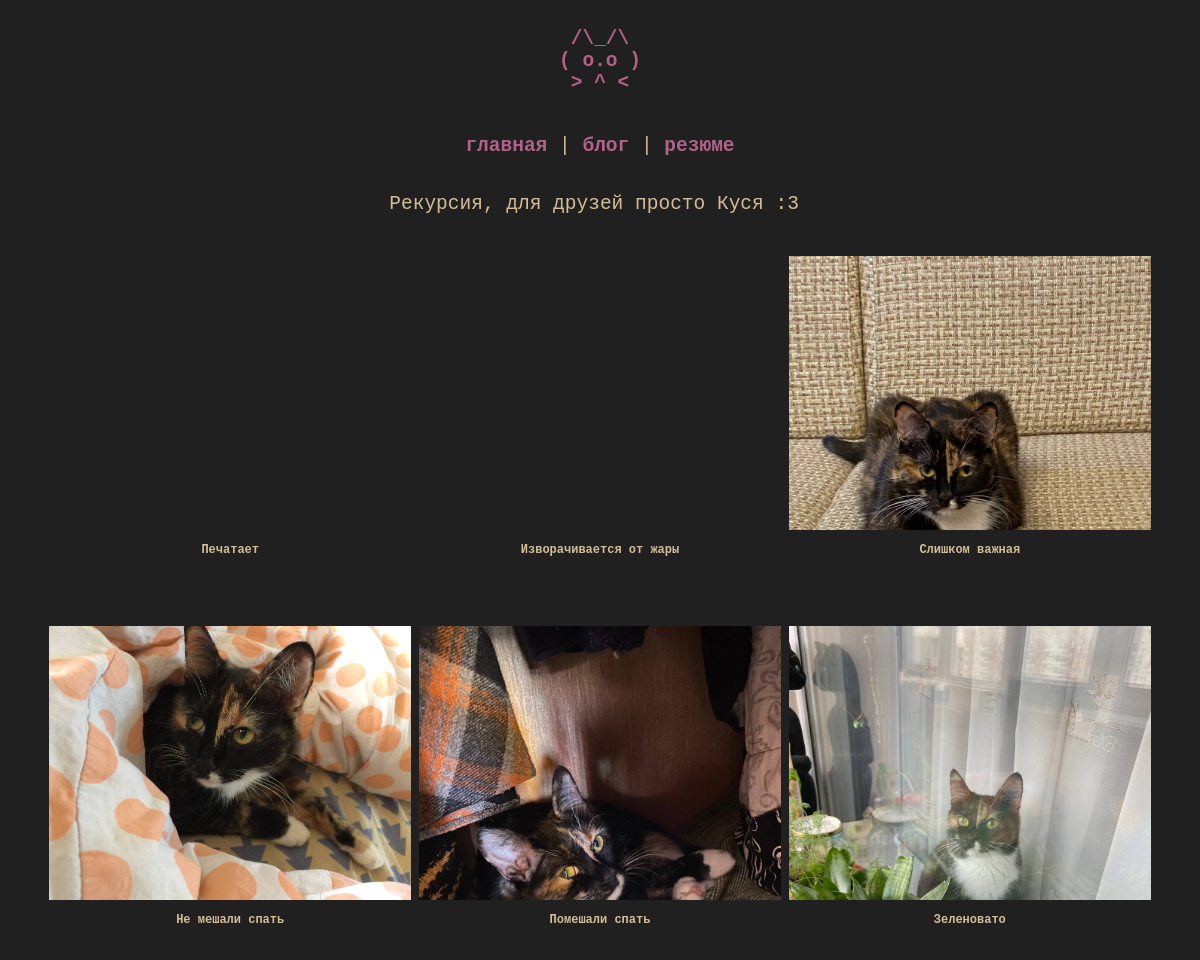
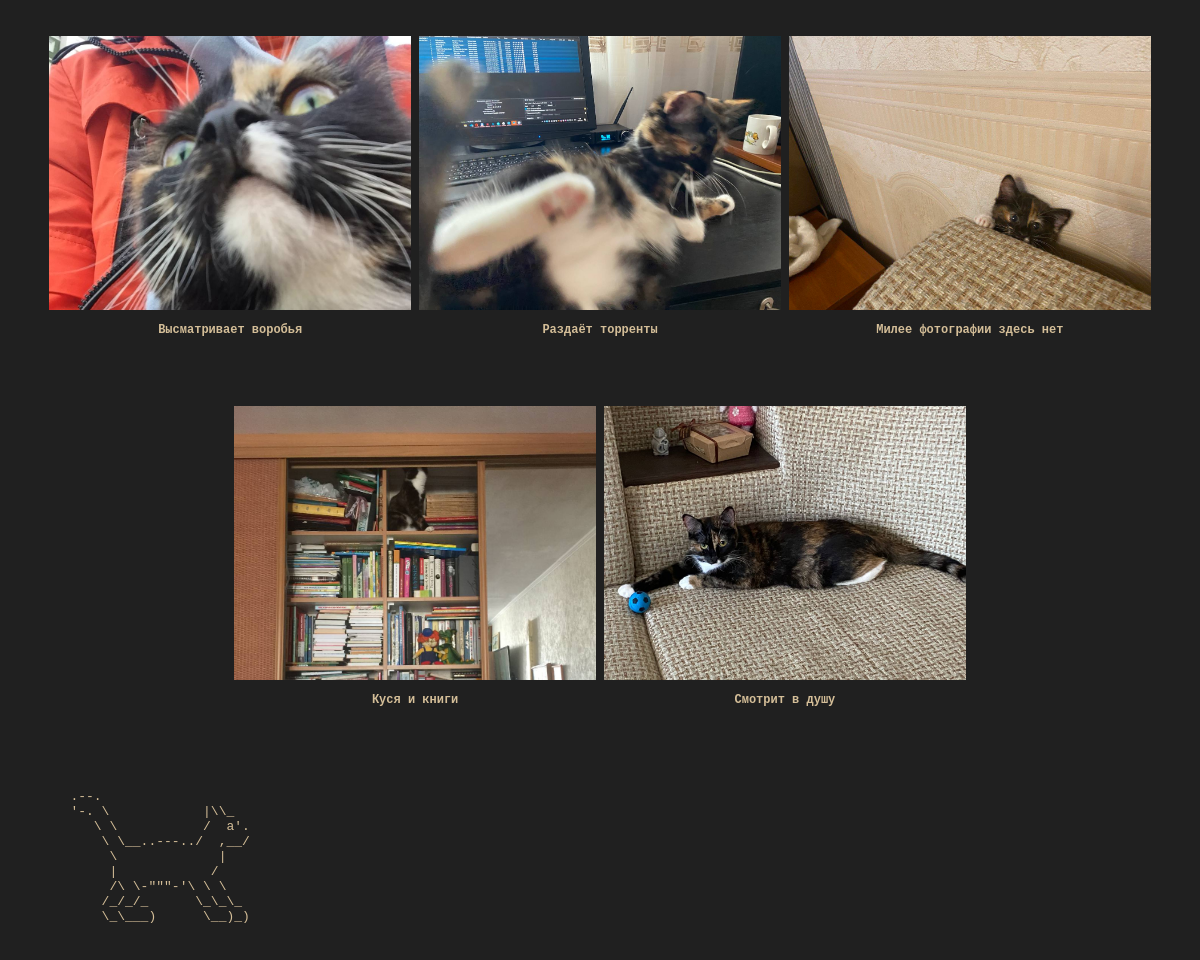
The page /cat on the database its author committed (2 pictures, top to bottom).
### tables this page shows
CREATE TABLE cat (
    "title" TEXT NOT NULL,
    "url" TEXT NOT NULL
);

### kolpa_site.py (the view, shortened to what this page needs)
@app.route("/cat", methods=["POST", "GET"])
def cat():
    return render_template('kusya.html', cat = dbase.getCatData(), admin = session['admin'])

### FDataBase.py (called while the page is built)
    def getCatData(self):
        sql = '''SELECT rowid, * FROM cat ORDER BY rowid DESC'''
        try:
            self.__cur.execute(sql)
            res = self.__cur.fetchall()
            if res: return res
        except:
            print("Error reading DB")
        return []

### kolpa_site.py (called while the page is built)
def connect_db():
    conn = sqlite3.connect(app.config['DATABASE'])
    conn.row_factory = sqlite3.Row
    return conn

def get_db():
    if not hasattr(g, 'link_db'):
        g.link_db = connect_db()
    return g.link_db

@app.before_request
def before_request():
   global dbase
   db = get_db()
   dbase = FDataBase(db)
   if 'admin' not in session:
       session['admin'] = False

### templates/kusya.html (shortened to what this page needs)
<!DOCTYPE html>
<html>
  <head>
    <link type="text/css" href="{{ url_for('static', filename='css/styles.css')}}" rel="stylesheet" />
  </head>
  <body>
    <section id="header" aria-label="Home">
      <a href="/" title="Home">
      <pre>
 /\_/\
( o.o )
 > ^ <
      </pre>
	</a>
    </section>
    <section id="menu">
      <p id="test">
        <a href="/">главная</a> | <a href="/blog">блог</a> | <a href="/resume">резюме</a>
    </p>
    </section>
    <section id="title">
      <p>
       Рекурсия, для друзей просто Куся :3
      </p>
      <br>
    </section>
	<div id="weird-boxes">
    <ul class="image-list-small">
      {% for c in cat -%}
          <li>
            <a href="../{{c.url}}" target="_blank" style="background-image: url('../{{c.url}}');"></a>
              <div class="details">
                <h3><a href="#">{{c.title}}</a></h3>
            </div>
          </li>
        {% endfor -%}
    </ul>
		<marquee behavior="scroll" direction="right">
      <pre style="color:#d4be98">
        .--.
        '-. \            |\\_
           \ \           /  a'.
            \ \__..---../  ,__/
             \             |
             |            /
             /\ \-"""-'\ \ \
            /_/_/_      \_\_\_
            \_\___)      \__)_)
      </pre>
    </marquee>
	</div>
  </body>
</html>

### static/css/styles.css (style rules this page uses)
body { background-color: #202020; overflow-x: hidden; }
html { overflow-x: hidden; }
.image-list-small { font-family: monospace; margin: 0 auto; text-align: center; max-width: 1280px; padding: 0; }
.image-list-small li { display: inline-block; width: 362px; margin: 0 0px 30px; }
.image-list-small li > a { display: block; text-decoration: none; background-size: cover; background-repeat: no-repeat; height: 274px; margin: 0; padding: 0; }
.image-list-small .details { margin-top: 13px; margin-left: auto; margin-right: auto; max-width: 200ch; }
.image-list-small .details h3 { display: block; height:50px; font-size: 12px; margin: 0 0 3px 0; overflow: hidden; text-overflow: ellipsis; }
.image-list-small .details h3 a { color: #d4be98; text-decoration: none; }
p#test { width: 100%; text-align: center; font-size:150%; }
section { font-family: monospace; background-color: #202020; color:#d4be98; }
section#header { text-align:center; font-size:150%; margin-right:1%; margin-left:1%; }
section#title { margin-top:3%; text-align:center; font-size:150%; margin-right:2%; margin-left:1%; }
section#menu { margin-left: auto; margin-right: auto; width: 40ch; }
a { text-decoration: none; font-weight:bold; color:#B16286; }

### rows shown on the page
cat: title "Печатает"
cat: title "Изворачивается от жары"
cat: url (picture), title "Слишком важная"
cat: url (picture), title "Не мешали спать"
cat: url (picture), title "Помешали спать"
cat: url (picture), title "Зеленовато"
cat: url (picture), title "Высматривает воробья"
cat: url (picture), title "Раздаёт торренты"
cat: url (picture), title "Милее фотографии здесь нет"
cat: url (picture), title "Куся и книги"
cat: url (picture), title "Смотрит в душу"
